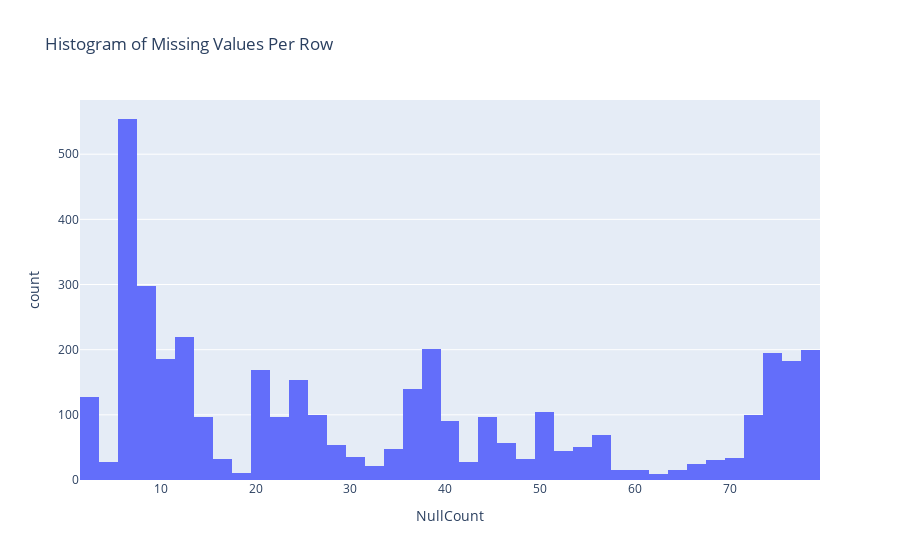

This figure's notebook cell:
### Markdown cell above
<br>
Worth noting here that there are only 4 columns that have no nulls: id, Basic_Demos-Enroll_Season (Season of Enrollment), Basic_Demos-Age (Age) & Basic_Demos_Sex (Sex).<br>
I'm going to predict now that those attributes alone will be wildly insufficent to determine internet addiction.<br>
But for now, let's get a better look at the state of our csv data vis-a-vis missing data. We know there are 83 columns including id so let's is a histogram looking at number of columns missing.

### Code cell
nullCount = tableData.transpose().with_columns(pl.all().null_count()).unique().transpose().rename({'column_0':'NullCount'})

fig = px.histogram(nullCount.to_pandas(),
                   x='NullCount',
                   title='Histogram of Missing Values Per Row')
fig.show()

### Figure 1 — Plotly figure (JSON) as saved in the notebook; plotly's stock layout.template omitted (floating-point values rounded to 4 significant figures; data arrays with more than 128 entries replaced by an {"elided": "..."} marker saying what was removed)
{"data": [{"alignmentgroup": "True", "bingroup": "x", "hovertemplate": "NullCount=%{x}<br>count=%{y}<extra></extra>", "legendgroup": "", "marker": {"color": "#636efa", "pattern": {"shape": ""}}, "name": "", "offsetgroup": "", "orientation": "v", "showlegend": false, "type": "histogram", "x": {"elided": "3960 int values"}, "xaxis": "x", "yaxis": "y"}], "layout": {"barmode": "relative", "legend": {"tracegroupgap": 0}, "title": {"text": "Histogram of Missing Values Per Row"}, "xaxis": {"anchor": "y", "domain": [0, 1], "title": {"text": "NullCount"}}, "yaxis": {"anchor": "x", "domain": [0, 1], "title": {"text": "count"}}}}
